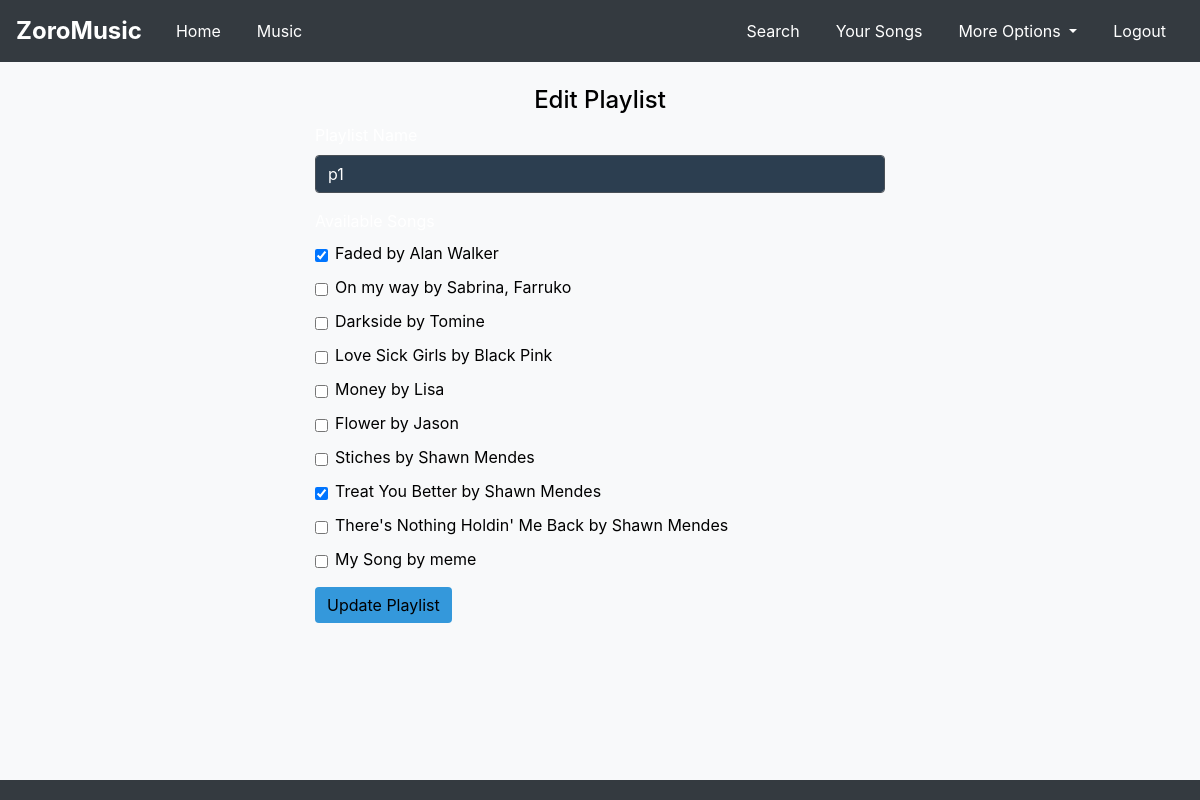
Page /modify_playlist/2 (signed in) on the committed database.
### ZoroMusic/models.py (models this page shows, shortened)
class Playlist(db.Model, UserMixin):
    id = db.Column(db.Integer, Sequence('playlist_id_seq', start=1, increment=1), primary_key=True)
    name = db.Column(db.String(50), nullable=False)
    user_id = db.Column(db.Integer, db.ForeignKey('user.id'), nullable=False)
    user = db.relationship('User', backref='playlists')
    created_at = db.Column(db.DateTime, default=datetime.utcnow)
    updated_at = db.Column(db.DateTime, default=datetime.utcnow, onupdate=datetime.utcnow)
    songs = db.relationship('Song', secondary=songs_playlists, backref=db.backref('playlists', lazy='dynamic'))

class Song(db.Model, UserMixin):
    id = db.Column(db.Integer, Sequence('song_id_seq', start=1, increment=1), primary_key=True)
    title = db.Column(db.String(100), nullable=False)
    lyrics = db.Column(db.Text, nullable=False)
    duration = db.Column(db.Integer, nullable=False)
    genre = db.Column(db.String(20), nullable=False)
    artist_name = db.Column(db.String(100), nullable=False)
    release_date = db.Column(db.String(5))
    audio_link = db.Column(db.String(255), nullable=True)
    rating = db.Column(db.Float, default=0)
    created_at = db.Column(db.DateTime, default=datetime.utcnow)
    updated_at = db.Column(db.DateTime, default=datetime.utcnow, onupdate=datetime.utcnow)
    creator_id = db.Column(db.Integer, db.ForeignKey('user.id'), nullable=False)
    likes = db.relationship('Like', backref='song', lazy='dynamic')
    creator = db.relationship('User', backref='songs')

### ZoroMusic/routes.py (the view, shortened to what this page needs)
@app.route('/modify_playlist/<int:playlist_id>', methods=['GET', 'POST'])
@login_required
def modify_playlist(playlist_id):
    target_playlist = Playlist.query.get_or_404(playlist_id)
    if target_playlist.user != current_user:
        flash('You lack the authorization to modify this playlist.', 'danger')
        return redirect(url_for('playlists_page'))
    all_songs = Song.query.all()
    form = PlaylistForm(obj=target_playlist)
    form.songs.choices = [(song.id, song.title) for song in all_songs]
    return render_template('modify_playlist.html', form=form, playlist=target_playlist, all_songs=all_songs)

### ZoroMusic/models.py
class PlaylistForm(FlaskForm):
    name = StringField('Playlist Name', validators=[DataRequired()])
    songs = SelectMultipleField('Songs', choices=[], coerce=int, widget=widgets.ListWidget(prefix_label=False), option_widget=widgets.CheckboxInput())
    submit = SubmitField('Create Playlist')

### ZoroMusic/models.py (called while the page is built)
@login_manager.user_loader
def load_user(user_id):
    return User.query.get(int(user_id))

### ZoroMusic/templates/modify_playlist.html (shortened to what this page needs)
{% extends 'base.html' %}
{% block content %}
<body>
  <div class="container mt-4">
    <h2>Edit Playlist</h2>
    <form method="post" action="{{ url_for('modify_playlist', playlist_id=playlist.id) }}">
      <div class="form-group">
        <label for="{{ form.name.id }}">Playlist Name</label>
        {{ form.name(class="form-control") }}
      </div>
      <div class="form-group">
        <label>Available Songs</label>
        {% for song in all_songs %}
          <div class="form-check">
            <input class="form-check-input" type="checkbox" name="songs" value="{{ song.id }}" {% if song in playlist.songs %}checked{% endif %}>
            <label class="form-check-label" for="song_{{ song.id }}" style="color: black;">
              {{ song.title }} by {{ song.artist_name }}
            </label>
          </div>
        {% endfor %}
      </div>
      <button type="submit" class="btn btn-primary">Update Playlist</button>
    </form>
  </div>
</body>
{% endblock %}

### ZoroMusic/templates/base.html (style rules this page uses)
body { background-color: #f8f9fa; color: #495057; }

### ZoroMusic/templates/modify_playlist.html (style rules this page uses)
.container { max-width: 600px; margin-top: 50px; }
h2 { color: black; font-size: 1.5rem; text-align: center; }
form { margin-bottom: 20px; box-shadow: 0px 0xp 10px 0px rgba(0,0,0,0.4); }
label { color: #ffffff; }
.form-control { margin-bottom: 15px; background-color: #2c3e50; color: #ffffff; border: 1px solid #495057; }
.form-check { display: flex; align-items: center; justify-content: space-between; color: black; margin-bottom: 10px; }
.btn-primary { background-color: #3498db; border: none; color: black; }

### rows in the picture
Playlist: name "p1"
Song: title "Faded", artist_name "Alan Walker"
Song: title "On my way", artist_name "Sabrina, Farruko"
Song: title "Darkside", artist_name "Tomine"
Song: title "Love Sick Girls", artist_name "Black Pink"
Song: title "Money", artist_name "Lisa"
Song: title "Flower", artist_name "Jason"
Song: title "Stiches", artist_name "Shawn Mendes"
Song: songs "☑", title "Treat You Better", artist_name "Shawn Mendes"
Song: title "There's Nothing Holdin' Me Back", artist_name "Shawn Mendes"
Song: title "My Song", artist_name "meme"
